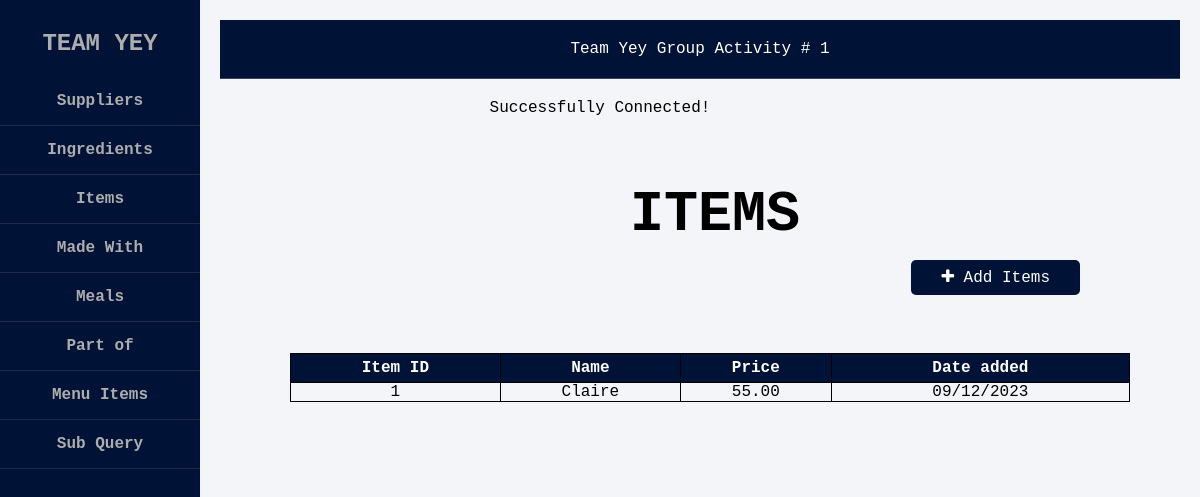
The app's page /1.php with its own data.
### tables this page shows
CREATE TABLE `items` (
  `itemid` char(5) NOT NULL,
  `name` varchar(30) NOT NULL,
  `price` decimal(5,2) NOT NULL,
  `datepicker` text NOT NULL
);

### 1.php (the view, shortened to what this page needs)
<?php
    include ("homepage.php");
	require_once("connection.php");
    $sql = "SELECT * FROM items";
    $result = mysqli_query($conn, $sql);
?>
<!DOCTYPE html>
<html lang="en">
<head>
    <link rel="stylesheet" href="https://cdnjs.cloudflare.com/ajax/libs/font-awesome/4.7.0/css/font-awesome.min.css">
    <link href="suppliers.CSS" rel="stylesheet" type="text/css">
</head>
<body>
<div class="sidebar">
<br>
<br>
    <h1>ITEMS</h1>
    <a href ="add_items.php"> <button class="button button1"><i class="fa fa-plus"></i> Add Items</button></a><br><br><br>
    <center>
    <table style = "width: 70%;">
        <tr>
	        <th>Item ID</th>
	        <th>Name</th>
            <th>Price</th>
	        <th>Date added</th>
        </tr>
        <?php
            while($items = mysqli_fetch_assoc($result)){
        ?>
        <tr>
            <td><?php echo $items["itemid"]; ?></td>
            <td><?php echo $items["name"]; ?></td>
            <td><?php echo $items["price"]; ?></td>
            <td><?php echo $items["datepicker"]; ?></td>
        </tr>
        <?php
                }
	    ?>
    </table>
    </center>
</body>
</html>

### index.css (style rules this page uses)
* { margin: 0; padding: 0; box-sizing: border-box; list-style: none; text-decoration: none; font-family: 'Century Gothic', monospace; }
body { background-color: #f3f5f9; }
.sidebar { display: flex; flex-direction: column; justify-content: flex-start; text-align: center; height: 100%; padding-top: 30px; overflow-y: auto; z-index: 1; transition: width 0.3s ease; }

### suppliers.css (style rules this page uses)
body { text-align: center; }
h1 { display: flex; justify-content: center; margin-left: 230px; font-size: 1.5cm; }
.button { border: none; color: white; text-align: center; text-decoration: none; display: inline-block; font-size: 16px; margin: 4px 2px; transition-duration: 0.5s; cursor: pointer; border-radius: 5px; }
.button1 { background-color: #001235; color: white; float: right; margin-right: 120px; padding: 8px 30px; margin-top: 13px; }
table { border: .5px solid rgb(0, 0, 0); border-collapse: collapse; margin-left: 220px; padding: 5px 0px 5px 0px; text-align: center; }
tr, td { border: .5px solid rgb(0, 0, 0); border-collapse: collapse; margin-left: 230px; text-align: center; }
th { border: .5px solid rgb(0, 0, 0); border-collapse: collapse; margin-left: 220px; padding: 5px 0px 5px 0px; text-align: center; color: #ffffff; background-color: #001235; }

### records on screen
items: itemid "1", name "Claire", price "55.00", datepicker "09/12/2023"
